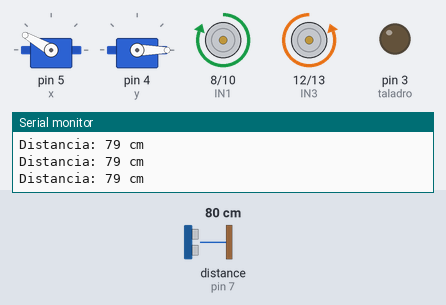
A sketch run on a simulated Arduino Uno, built with avr-gcc and run on an emulated ATmega328P. Shown: 2 × servo, motor-driver pin pairs drawn as motors (green arrow = first pin HIGH = forward, orange = second pin HIGH = backward, longer = more drive, scaled by the enable pin), output pins drawn as LEDs (lit = HIGH), the last lines printed to the serial monitor. The inputs (shaded band) are chosen by the test bench; at power-on: distance to the obstacle (sensor on pin 7) 80 cm. The echo pulse lasts 58.3 µs per cm; pins used as bus, display or sensor lines are not drawn.

Above: at 6.3 s.
6.4 s: distance to the obstacle (sensor on pin 7) set to 13 cm
9.4 s: distance to the obstacle (sensor on pin 7) set to 10 cm
At 11.0 s:
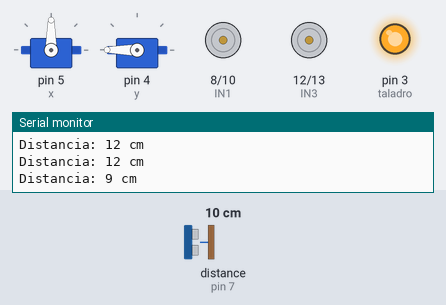
At 13.2 s:
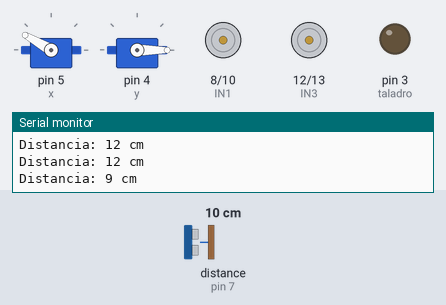
Timing chart, 0 to 17.4 s (numbered marks = the images above; inputs shaded):
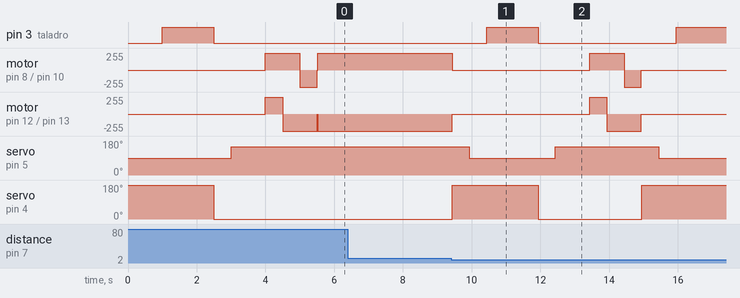

The sketch:

roverv1.ino
```cpp
//Este prototipo de rover...
//#include <SoftwareSerial.h>
#include <Servo.h>

//SoftwareSerial espSerial(0, 1); // RX, TX
//Servo servo;
Servo ejex; // el eje x se usará para la garra
int x = 5;
Servo ejey; // el eje y se usará para la garra
int y = 4;
int taladro = 3;

//int pin = 2; //definimos que responde al pin
//int potenciometro = A5; // es analógico, comentar el potenciómetro

//declaramos pines del L298N
int ENA = 9; // tiene que ser PWM
int IN1 = 8;
int IN2 = 10;
int IN3 = 12;
int IN4 = 13;
int ENB = 11;// tiene que ser PWM

//declaramos los pines del ultrasónico
int trig = 6; // azul
int echo = 7; // cable morado
long duration;
long distance;

unsigned long ultimaLectura = 0;
const int intervaloLectura = 10; // 10 milisegundos


void setup() {
  Serial.begin(9600);
  //espSerial.begin(9600);
  //servo.attach(pin);

  // l298n
  pinMode (ENA, OUTPUT);
  pinMode (IN1, OUTPUT);
  pinMode (IN2, OUTPUT);
  pinMode (IN3, OUTPUT);
  pinMode (IN4, OUTPUT);
  pinMode (ENB, OUTPUT);

  //ultrasónico
  pinMode (trig,OUTPUT);
  pinMode (echo, INPUT);

  //servo
  ejex.attach(x);
  ejey.attach(y);
  pinMode (taladro, OUTPUT);

}

void loop() {
  //int val = analogRead(potenciometro);
  //int grados = map(val, 0, 1023, 0, 180);
  //servo.write(grados);
  //servo.write(90); // Posición fija para el servo
  //Serial.println("Servo en posición fija");

  unsigned long tiempoActual = millis();
  if (tiempoActual - ultimaLectura >= intervaloLectura) {
    lecturas();
    ultimaLectura = tiempoActual;
  }
  avanzar();
  if (distance <=  10){
    detener();
    activado();
    delay(1500);
    guardado();
    delay(500);
    esquivar();
  }
  else{
    avanzar();
  }
}

void reinicio(){
  digitalWrite(trig, LOW);
  delayMicroseconds(2);
  digitalWrite(trig, HIGH);
  delayMicroseconds(10);
  digitalWrite(trig, LOW);
}

void lecturas (){
  reinicio();
  duration = pulseIn(echo, HIGH);
  distance = duration * 0.034 / 2;
  Serial.print("Distancia: ");
  Serial.print(distance);
  Serial.println(" cm");
  delay(10);
}

void avanzar(){
  digitalWrite(IN1, HIGH);
  analogWrite(ENA, 255);
  digitalWrite(IN2, LOW);

  digitalWrite(IN3, LOW);
  analogWrite(ENB, 255);
  digitalWrite(IN4, HIGH);
}

void detener(){
  digitalWrite(IN1, LOW);
  analogWrite(ENA, 0);
  digitalWrite(IN2, LOW);

  digitalWrite(IN3, LOW);
  analogWrite(ENB, 0);
  digitalWrite(IN4, LOW);
}

void derecha(){
  digitalWrite(IN1, HIGH);
  analogWrite(ENA, 255);
  digitalWrite(IN2, LOW);

  digitalWrite(IN3, HIGH);
  analogWrite(ENB, 255);
  digitalWrite(IN4, LOW);
}

void izquierda(){
  digitalWrite(IN1, LOW);
  analogWrite(ENA, 255);
  digitalWrite(IN2, HIGH);

  digitalWrite(IN3, LOW);
  analogWrite(ENB, 255);
  digitalWrite(IN4, HIGH);
}

void activado (){
  ejey.write(180);
  delay(500);
  ejex.write(90);
  delay(500);
  digitalWrite(taladro, HIGH);
  //servo.write(45); // La cámara gira a 45 grados
  //delay(1000);
}

void guardado (){
  digitalWrite(taladro, LOW);
  ejey.write(0);
  delay(500);
  ejex.write(150);
  //servo.write(90); // La cámara regresa a su posición origina
  delay(500);

}

void esquivar(){
  derecha();
  delay(500);
  detener();

  avanzar();
  delay(500);
  detener();

  izquierda();
  delay(500);
  detener();
}

/*
void tomarFoto() {
  enviarComandoFoto();
  mostrarMensajeFotoTomada();

  Serial.println("foto");
}

void enviarComandoFoto() {
  espSerial.println("foto");
}

void mostrarMensajeInicio() {
  Serial.println("Sistema iniciado. Esperando...");
}

void mostrarMensajeFotoTomada() {
  Serial.println("Foto tomada");
}
*/
```

Measured:
- the behaviour switches between 12 and 11 cm on distance to the obstacle (sensor on pin 7) (found by bisection; images 0 and 1)
- after the input at 9.4 s, pin 3 (taladro): LOW → HIGH after 1.0 s, → LOW 1.5 s later, → HIGH 4.0 s later; motor on pin 8 (IN1) / pin 10 (IN2): forward 255/255 → stopped at once, → forward 255/255 4.0 s later, → backward 255/255 1.0 s later, → stopped 0.50 s later
